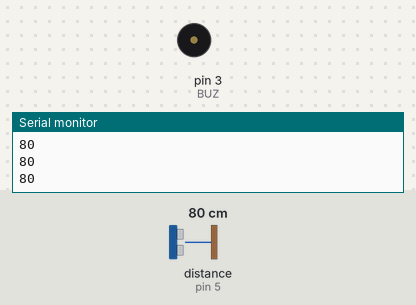
The sketch below on a simulated Arduino Uno, built with avr-gcc and run on an emulated ATmega328P. Shown: buzzer (waves = sounding), the last lines printed to the serial monitor. Wiring (inferred from the names in the program): ultrasonic range finder: trigger pin 6; echo pin 5. The test bench sets the inputs (shaded band); at power-on: distance to the obstacle (sensor on pin 5) 80 cm. The echo pulse lasts 58.3 µs per cm.

Above: at 1.2 s.
1.3 s: distance to the obstacle (sensor on pin 5) set to 4 cm
At 2.0 s:
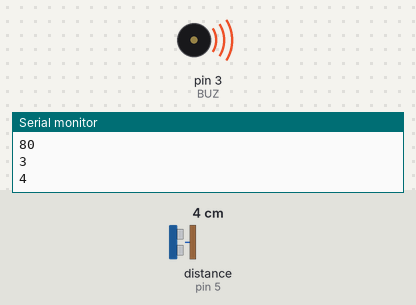
3.0 s: distance to the obstacle (sensor on pin 5) set to 2 cm
At 4.5 s:
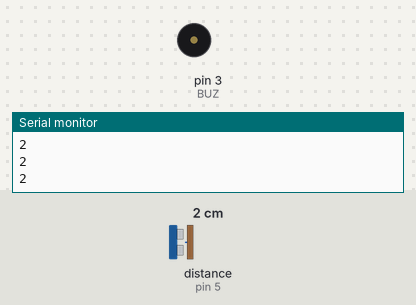
Timing chart, 0 to 6.0 s (numbered marks = the images above; inputs shaded):
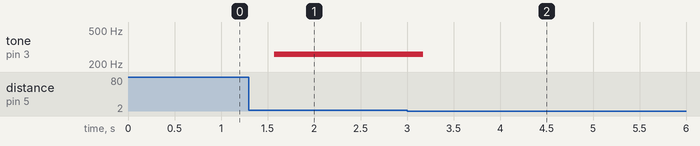

The sketch:

THEREMIN.ino
```cpp
/*
Fundación Kinal
Centro Educativo Técnico Labral Kinal
Electrónica
Grado: Quinto
Sección: A
Curso: Taller de Electrónica Digital y Reparación de Computadoras I
Nombre: Carlos Alexander Quim Chapaz
Carné: 2019172 
*/
#define TRIG 6
#define ECHO 5
#define BUZ 3

const int nota_do = 261;
const int nota_re = 294;
const int nota_mi = 329;
const int nota_fa = 349;
const int nota_sol = 392;
const int nota_la = 440;

long d; //Variable de distancia en cm
int dtime = 700;

int medicion_Ultrasonico();
void melodia();

void setup() {
  Serial.begin(9600);
  pinMode(BUZ, OUTPUT);
  pinMode(TRIG, OUTPUT);
  pinMode(ECHO, INPUT); //PIN de Entrada
  digitalWrite(TRIG, LOW); //Incializamos el TRIGGER en 0
}

void loop() {
  medicion_Ultrasonico();
  melodia(d);
}

void melodia(int valor){
  switch(valor){
    case 4:
      tone(BUZ,nota_do);
      delay(dtime);
      valor = 0;
    break;

    case 8:
      tone(BUZ,nota_re);
      delay(dtime);
      valor = 0;
    break;

    case 12:
      tone(BUZ,nota_mi);
      delay(dtime);
      valor = 0;
    break;

    case 16:
      tone(BUZ,nota_fa);
      delay(dtime);
      valor = 0;
    break;

    case 20:
      tone(BUZ,nota_sol);
      delay(dtime);
      valor = 0;
    break;

    case 24:
      tone(BUZ,nota_la);
      delay(dtime);
      valor = 0;
    break;

    default:
      noTone(BUZ);
      valor = 0;
    break;
  }
}

int medicion_Ultrasonico(){
  long t; //Variable de tiempo en llegar al ECHO
  digitalWrite(TRIG, HIGH);
  delayMicroseconds(10); //Pulso de 10us
  digitalWrite(TRIG, LOW);

  t = pulseIn(ECHO, HIGH); //obtenemos el ancho del pulso
  d = t/58; //convertimos el tiempo en una distancia en cm
  delay(100);
  Serial.println(d);
  return d;
}
```

Measured:
- after the input at 1.3 s, tone on pin 3 (BUZ): silent → 261 Hz after 0.27 s
- after the input at 3.0 s, tone on pin 3 (BUZ): 261 Hz → silent after 0.17 s
